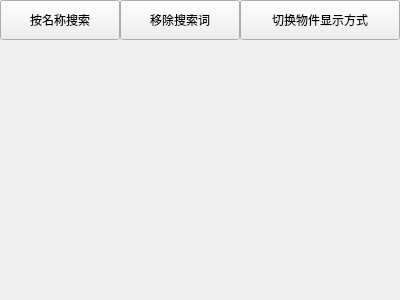
<?xml version="1.0" encoding="UTF-8"?>
<ui version="4.0">
 <class>Term_Borad</class>
 <widget class="QWidget" name="Term_Borad">
  <property name="geometry">
   <rect>
    <x>0</x>
    <y>0</y>
    <width>400</width>
    <height>300</height>
   </rect>
  </property>
  <property name="windowTitle">
   <string>Form</string>
  </property>
  <widget class="QWidget" name="widget" native="true">
   <property name="geometry">
    <rect>
     <x>0</x>
     <y>0</y>
     <width>1040</width>
     <height>40</height>
    </rect>
   </property>
   <widget class="QPushButton" name="pushButton">
    <property name="geometry">
     <rect>
      <x>0</x>
      <y>0</y>
      <width>120</width>
      <height>40</height>
     </rect>
    </property>
    <property name="text">
     <string>按名称搜索</string>
    </property>
   </widget>
   <widget class="QPushButton" name="pushButton_2">
    <property name="geometry">
     <rect>
      <x>120</x>
      <y>0</y>
      <width>120</width>
      <height>40</height>
     </rect>
    </property>
    <property name="text">
     <string>移除搜索词</string>
    </property>
   </widget>
   <widget class="QPushButton" name="pushButton_3">
    <property name="geometry">
     <rect>
      <x>240</x>
      <y>0</y>
      <width>160</width>
      <height>40</height>
     </rect>
    </property>
    <property name="text">
     <string>切换物件显示方式</string>
    </property>
   </widget>
   <widget class="QPushButton" name="pushButton_4">
    <property name="geometry">
     <rect>
      <x>960</x>
      <y>0</y>
      <width>80</width>
      <height>40</height>
     </rect>
    </property>
    <property name="text">
     <string>返回</string>
    </property>
   </widget>
  </widget>
 </widget>
 <resources/>
 <connections/>
</ui>
